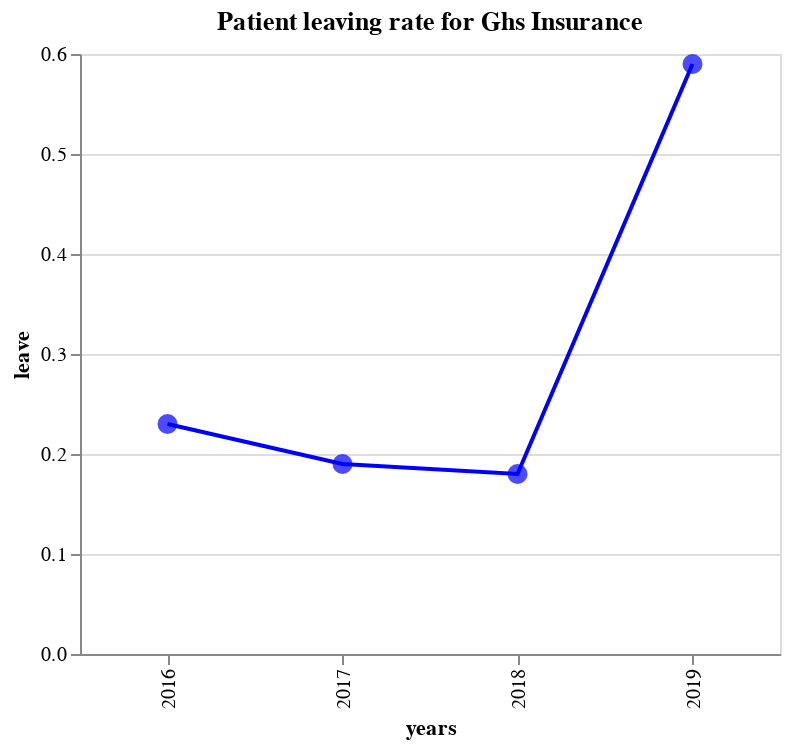

Notebook cell for this chart:
### Code cell
dat = {
    'leave': [0.23, 0.19,0.18,0.59],
    'years':['2016', '2017', '2018', '2019']
}
df = pd.DataFrame(dat)

line = alt.Chart(df).mark_line(color = 'blue').encode(
    x = alt.X('years', type = 'nominal'),
    y = 'leave'
)

dots = alt.Chart(df).mark_circle(color = 'blue', size =100).encode(
    x = alt.X('years', type = 'nominal'),
    y = 'leave'
)

chart = (line+dots).properties(title = 'Patient leaving rate for Ghs Insurance', width = 350)
chart

### Figure 1 — Vega-Lite specification as saved in the notebook (floating-point values rounded to 4 significant figures)
{"config": {"view": {"continuousWidth": 300, "continuousHeight": 300}}, "layer": [{"mark": {"type": "line", "color": "blue"}, "encoding": {"x": {"field": "years", "type": "nominal"}, "y": {"field": "leave", "type": "quantitative"}}}, {"mark": {"type": "circle", "color": "blue", "size": 100}, "encoding": {"x": {"field": "years", "type": "nominal"}, "y": {"field": "leave", "type": "quantitative"}}}], "data": {"name": "data-3e557171f787a2f3f1a6fe628ca24292"}, "title": "Patient leaving rate for Ghs Insurance", "width": 350, "$schema": "https://vega.github.io/schema/vega-lite/v5.8.0.json", "datasets": {"data-3e557171f787a2f3f1a6fe628ca24292": [{"leave": 0.23, "years": "2016"}, {"leave": 0.19, "years": "2017"}, {"leave": 0.18, "years": "2018"}, {"leave": 0.59, "years": "2019"}]}}
